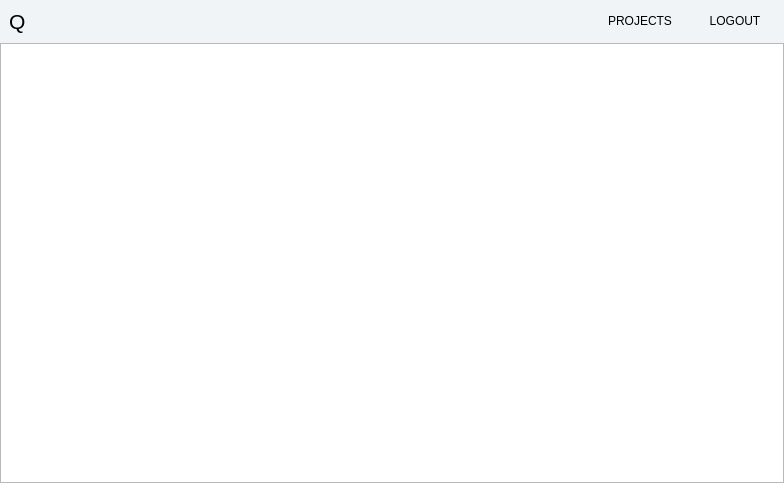
<?xml version="1.0" encoding="UTF-8"?>
<ui version="4.0">
 <class>ProjectListWindow</class>
 <widget class="QWidget" name="ProjectListWindow">
  <property name="geometry">
   <rect>
    <x>0</x>
    <y>0</y>
    <width>784</width>
    <height>483</height>
   </rect>
  </property>
  <property name="windowTitle">
   <string>Form</string>
  </property>
  <layout class="QVBoxLayout" name="verticalLayout">
   <property name="spacing">
    <number>0</number>
   </property>
   <property name="leftMargin">
    <number>0</number>
   </property>
   <property name="topMargin">
    <number>0</number>
   </property>
   <property name="rightMargin">
    <number>0</number>
   </property>
   <property name="bottomMargin">
    <number>0</number>
   </property>
   <item>
    <widget class="QWidget" name="widget" native="true">
     <property name="maximumSize">
      <size>
       <width>16777215</width>
       <height>50</height>
      </size>
     </property>
     <property name="styleSheet">
      <string notr="true">background-color: #F0F4F7;</string>
     </property>
     <layout class="QHBoxLayout" name="horizontalLayout">
      <property name="spacing">
       <number>15</number>
      </property>
      <item>
       <widget class="QLabel" name="label">
        <property name="font">
         <font>
          <family>Arial</family>
          <pointsize>16</pointsize>
          <weight>50</weight>
          <bold>false</bold>
         </font>
        </property>
        <property name="styleSheet">
         <string notr="true"/>
        </property>
        <property name="text">
         <string>Q</string>
        </property>
       </widget>
      </item>
      <item>
       <spacer name="horizontalSpacer">
        <property name="orientation">
         <enum>Qt::Horizontal</enum>
        </property>
        <property name="sizeHint" stdset="0">
         <size>
          <width>566</width>
          <height>20</height>
         </size>
        </property>
       </spacer>
      </item>
      <item>
       <widget class="QPushButton" name="projectsBtn">
        <property name="cursor">
         <cursorShape>PointingHandCursor</cursorShape>
        </property>
        <property name="styleSheet">
         <string notr="true">font: 10pt &quot;MS Shell Dlg 2&quot;;</string>
        </property>
        <property name="text">
         <string>PROJECTS</string>
        </property>
        <property name="flat">
         <bool>true</bool>
        </property>
       </widget>
      </item>
      <item>
       <widget class="QPushButton" name="logoutButton">
        <property name="cursor">
         <cursorShape>PointingHandCursor</cursorShape>
        </property>
        <property name="styleSheet">
         <string notr="true">font: 10pt &quot;MS Shell Dlg 2&quot;;</string>
        </property>
        <property name="text">
         <string>LOGOUT</string>
        </property>
        <property name="flat">
         <bool>true</bool>
        </property>
       </widget>
      </item>
     </layout>
    </widget>
   </item>
   <item>
    <widget class="QWidget" name="widget_2" native="true">
     <property name="styleSheet">
      <string notr="true"/>
     </property>
     <layout class="QHBoxLayout" name="horizontalLayout_2">
      <property name="spacing">
       <number>0</number>
      </property>
      <property name="leftMargin">
       <number>0</number>
      </property>
      <property name="topMargin">
       <number>0</number>
      </property>
      <property name="rightMargin">
       <number>0</number>
      </property>
      <property name="bottomMargin">
       <number>0</number>
      </property>
      <item>
       <widget class="QListWidget" name="listWidget">
        <property name="minimumSize">
         <size>
          <width>0</width>
          <height>0</height>
         </size>
        </property>
       </widget>
      </item>
     </layout>
    </widget>
   </item>
  </layout>
 </widget>
 <resources/>
 <connections/>
</ui>
